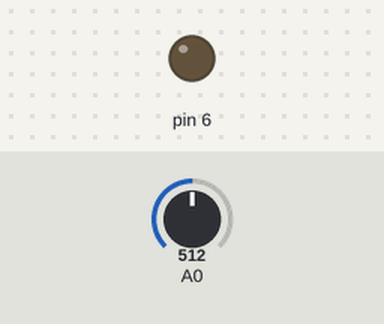
A sketch run on a simulated Arduino Uno, built with avr-gcc and run on an emulated ATmega328P. On the bench: output pins drawn as LEDs (lit = HIGH). The test bench sets the inputs (shaded band); at power-on: A0 = 512.

Above: at 1.2 s.
1.3 s: A0 set to 988
2.8 s: A0 set to 1011
At 4.0 s:
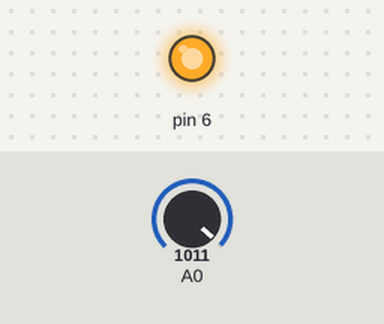
4.3 s: A0 set to 990
At 5.1 s:
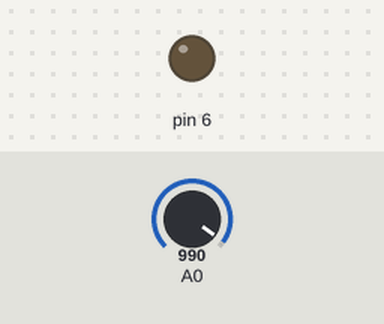
5.8 s: A0 set to 1010
At 6.3 s:
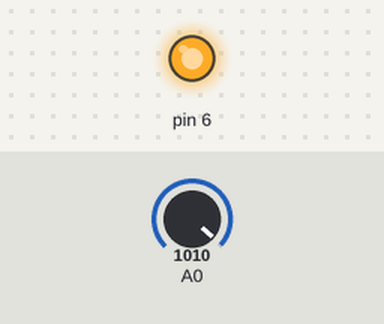
Timing chart, 0 to 8.3 s (numbered marks = the images above; inputs shaded):
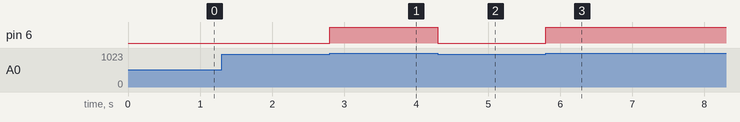

Measured:
- the behaviour switches between 1000 and 1001 on A0 (found by bisection; images 0 and 1)
- after the input at 1.3 s, every drawn part: stays the same
- after the input at 2.8 s, pin 6: LOW → HIGH at once
- after the input at 4.3 s, pin 6: HIGH → LOW at once
- after the input at 5.8 s, pin 6: LOW → HIGH at once

The sketch:

Assignment2.ino
```cpp
/*
 * Peer Graded Assignment
 *
 * Build a circuit that lights an LED when it is sufficiently
 * dark in a room. Demonstrate the circuit by covering the
 * photoresistor to simulate darkness.
 *
 * Author: Richard Myrick T. Arellaga
 * Processor: Atmega 328P
 * Clock: 16MHz
*/

const int thresh = 1000;

void setup() {
  Serial.begin(9600);
  pinMode(6,OUTPUT);


}

void loop() {

 int x = analogRead(0);

 if(x > thresh){
   digitalWrite(6,HIGH);
 }else{
   digitalWrite(6,LOW);
 }

}
```
